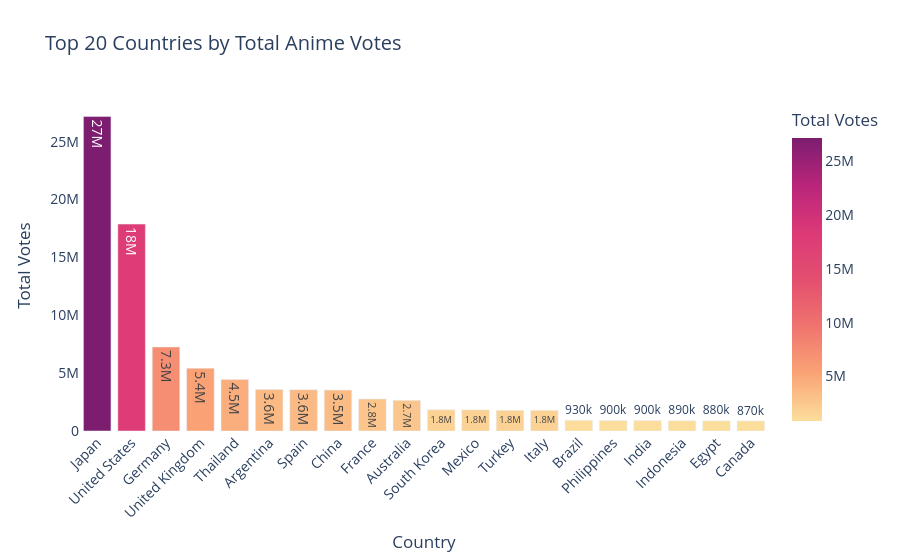

The notebook cell saved with this chart:
### Markdown cell above
## 2. Data Integration Strategy & Memory Optimization

### Overview
This module manages the integration of large-scale datasets, merging user ratings (Ratings) with geographic profile data (Profiles). To overcome the hardware and memory limitations (MemoryErrors) typical of standard join operations on large data volumes, a dictionary-mapping strategy has been implemented, supported by active garbage collection management.

### Methodology and Technical Justification
Integrating large datasets (over 90 million records) presents critical challenges related to RAM management. The Pandas pd.merge() approach alone generates significant computational overhead, quickly saturating available memory due to inefficient handling of string objects (object dtypes).

To ensure system scalability, efficiency, and stability, we adopted the following process architecture:

* **Dtype Optimization:** The spatial column `location` has been converted to the type `category`. This dramatically reduces the memory footprint by storing textual data as integer indexes rather than repeated strings.
* **Dictionary-Mapping (Pseudo-Join):** Instead of performing a traditional *inner join* on tens of millions of rows, the profile data frame has been transformed into a fast-access mapping dictionary (`location_map`). The `map()` operation is significantly lighter and faster in terms of RAM allocation than an expensive relational `merge`.
* **Active Memory Management:** Explicit object lifecycle management has been implemented using the native `gc` (Garbage Collector) module. Immediately removing (de-allocating) the `profiles` dataframe once the mapping has been extracted frees up valuable resources before loading the massive ratings dataset.
* **Garbage Collection:** Invoking `gc.collect()` forces the operating system to release previously occupied but no longer used memory, radically mitigating the risk of crashes.

### Performance Considerations
The adoption of this memory-optimized algorithmic construct allows the entire dataset to be processed and merged in an extremely short amount of time. This timeframe represents an optimal trade-off in relation to the volume of data processed, ensuring the generation of a robust unified dataset without compromising local hardware limitations.

### Code cell
import plotly.express as px

# Aggregate vote counts per location
country_counts = user_ratings['location'].value_counts().reset_index()
country_counts.columns = ['location', 'total_votes']

# Filter out missing or unknown locations
country_counts = country_counts[~country_counts['location'].isin(['Unknown', ''])]

# Extract top 20 countries
top_20_countries = country_counts.head(20)

# Generate interactive bar chart
fig = px.bar(
    top_20_countries,
    x='location',
    y='total_votes',
    title='Top 20 Countries by Total Anime Votes',
    labels={'location': 'Country', 'total_votes': 'Total Votes'},
    color='total_votes',
    color_continuous_scale='Sunsetdark',
    text_auto='.2s'
)

# Optimize layout for readability
fig.update_layout(
    xaxis_tickangle=-45,
    plot_bgcolor='rgba(0,0,0,0)',
    font=dict(size=14)
)

fig.show()

### Figure 1 — Plotly figure (JSON) as saved in the notebook; plotly's stock layout.template omitted (floating-point values rounded to 4 significant figures)
{"data": [{"hovertemplate": "Country=%{x}<br>Total Votes=%{marker.color}<extra></extra>", "legendgroup": "", "marker": {"color": [27172582, 17877846, 7256574, 5426302, 4460375, 3588565, 3571550, 3535904, 2766028, 2651440, 1837111, 1826286, 1786213, 1780612, 930187, 902269, 900682, 888943, 875822, 867536], "coloraxis": "coloraxis", "pattern": {"shape": ""}}, "name": "", "orientation": "v", "showlegend": false, "textposition": "auto", "texttemplate": "%{y:.2s}", "type": "bar", "x": ["Japan", "United States", "Germany", "United Kingdom", "Thailand", "Argentina", "Spain", "China", "France", "Australia", "South Korea", "Mexico", "Turkey", "Italy", "Brazil", "Philippines", "India", "Indonesia", "Egypt", "Canada"], "xaxis": "x", "y": [27172582, 17877846, 7256574, 5426302, 4460375, 3588565, 3571550, 3535904, 2766028, 2651440, 1837111, 1826286, 1786213, 1780612, 930187, 902269, 900682, 888943, 875822, 867536], "yaxis": "y"}], "layout": {"barmode": "relative", "coloraxis": {"colorbar": {"title": {"text": "Total Votes"}}, "colorscale": [[0, "rgb(252, 222, 156)"], [0.1667, "rgb(250, 164, 118)"], [0.3333, "rgb(240, 116, 110)"], [0.5, "rgb(227, 79, 111)"], [0.6667, "rgb(220, 57, 119)"], [0.8333, "rgb(185, 37, 122)"], [1, "rgb(124, 29, 111)"]]}, "font": {"size": 14}, "legend": {"tracegroupgap": 0}, "plot_bgcolor": "rgba(0,0,0,0)", "title": {"text": "Top 20 Countries by Total Anime Votes"}, "xaxis": {"anchor": "y", "domain": [0, 1], "tickangle": -45, "title": {"text": "Country"}}, "yaxis": {"anchor": "x", "domain": [0, 1], "title": {"text": "Total Votes"}}}}
